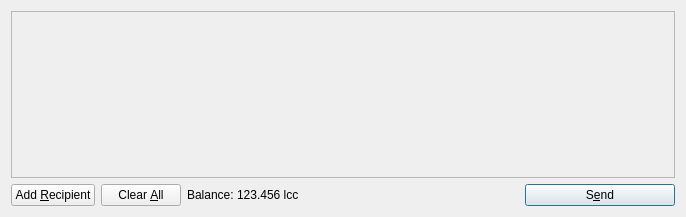
<?xml version="1.0" encoding="UTF-8"?>
<ui version="4.0">
 <class>SendCoinsDialog</class>
 <widget class="QDialog" name="SendCoinsDialog">
  <property name="geometry">
   <rect>
    <x>0</x>
    <y>0</y>
    <width>686</width>
    <height>217</height>
   </rect>
  </property>
  <property name="windowTitle">
   <string>Send Coins</string>
  </property>
  <layout class="QVBoxLayout" name="verticalLayout">
   <item>
    <widget class="QScrollArea" name="scrollArea">
     <property name="widgetResizable">
      <bool>true</bool>
     </property>
     <widget class="QWidget" name="scrollAreaWidgetContents">
      <property name="geometry">
       <rect>
        <x>0</x>
        <y>0</y>
        <width>666</width>
        <height>165</height>
       </rect>
      </property>
      <layout class="QVBoxLayout" name="verticalLayout_2">
       <property name="margin">
        <number>0</number>
       </property>
       <item>
        <layout class="QVBoxLayout" name="entries">
         <property name="spacing">
          <number>6</number>
         </property>
        </layout>
       </item>
       <item>
        <spacer name="verticalSpacer">
         <property name="orientation">
          <enum>Qt::Vertical</enum>
         </property>
         <property name="sizeHint" stdset="0">
          <size>
           <width>20</width>
           <height>40</height>
          </size>
         </property>
        </spacer>
       </item>
      </layout>
     </widget>
    </widget>
   </item>
   <item>
    <layout class="QHBoxLayout" name="horizontalLayout">
     <item>
      <widget class="QPushButton" name="addButton">
       <property name="toolTip">
        <string>Send to multiple recipients at once</string>
       </property>
       <property name="text">
        <string>Add &amp;Recipient</string>
       </property>
       <property name="icon">
        <iconset resource="../bitcoin.qrc">
         <normaloff>:/icons/add</normaloff>:/icons/add</iconset>
       </property>
       <property name="autoDefault">
        <bool>false</bool>
       </property>
      </widget>
     </item>
     <item>
      <widget class="QPushButton" name="clearButton">
       <property name="sizePolicy">
        <sizepolicy hsizetype="Minimum" vsizetype="Fixed">
         <horstretch>0</horstretch>
         <verstretch>0</verstretch>
        </sizepolicy>
       </property>
       <property name="toolTip">
        <string>Remove all transaction fields</string>
       </property>
       <property name="text">
        <string>Clear &amp;All</string>
       </property>
       <property name="icon">
        <iconset resource="../bitcoin.qrc">
         <normaloff>:/icons/remove</normaloff>:/icons/remove</iconset>
       </property>
       <property name="autoRepeatDelay">
        <number>300</number>
       </property>
       <property name="autoDefault">
        <bool>false</bool>
       </property>
      </widget>
     </item>
     <item>
      <layout class="QHBoxLayout" name="horizontalLayout_2">
       <property name="spacing">
        <number>3</number>
       </property>
       <item>
        <widget class="QLabel" name="label">
         <property name="text">
          <string>Balance:</string>
         </property>
        </widget>
       </item>
       <item>
        <widget class="QLabel" name="labelBalance">
         <property name="cursor">
          <cursorShape>IBeamCursor</cursorShape>
         </property>
         <property name="text">
          <string>123.456 lcc</string>
         </property>
         <property name="textInteractionFlags">
          <set>Qt::LinksAccessibleByMouse|Qt::TextSelectableByKeyboard|Qt::TextSelectableByMouse</set>
         </property>
        </widget>
       </item>
      </layout>
     </item>
     <item>
      <spacer name="horizontalSpacer">
       <property name="orientation">
        <enum>Qt::Horizontal</enum>
       </property>
       <property name="sizeHint" stdset="0">
        <size>
         <width>40</width>
         <height>20</height>
        </size>
       </property>
      </spacer>
     </item>
     <item>
      <widget class="QPushButton" name="sendButton">
       <property name="minimumSize">
        <size>
         <width>150</width>
         <height>0</height>
        </size>
       </property>
       <property name="toolTip">
        <string>Confirm the send action</string>
       </property>
       <property name="text">
        <string>S&amp;end</string>
       </property>
       <property name="icon">
        <iconset resource="../bitcoin.qrc">
         <normaloff>:/icons/send</normaloff>:/icons/send</iconset>
       </property>
       <property name="default">
        <bool>true</bool>
       </property>
      </widget>
     </item>
    </layout>
   </item>
  </layout>
 </widget>
 <resources>
  <include location="../bitcoin.qrc"/>
 </resources>
 <connections/>
</ui>
